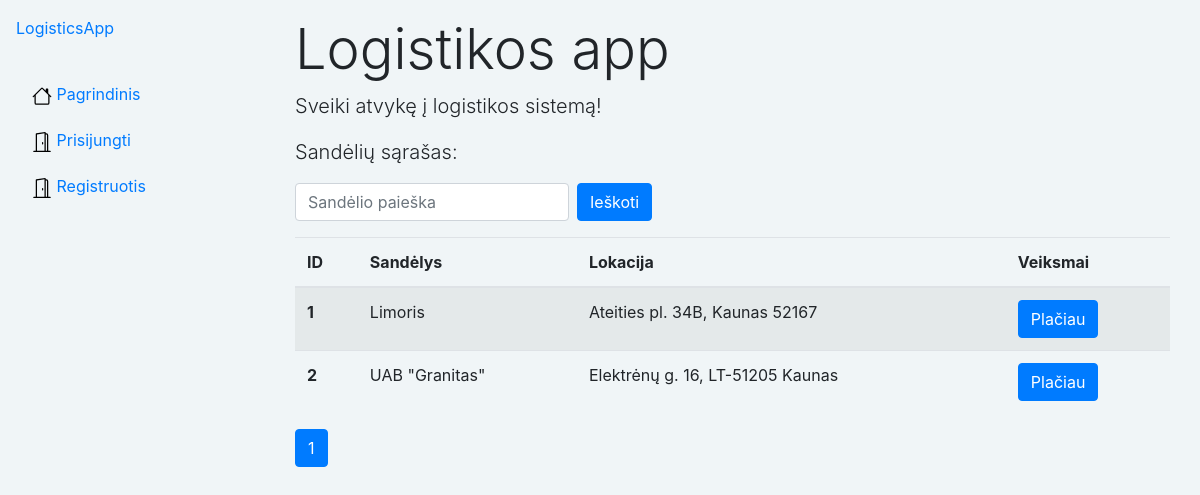
Page /logistics/warehouses/ on the earlier database version.
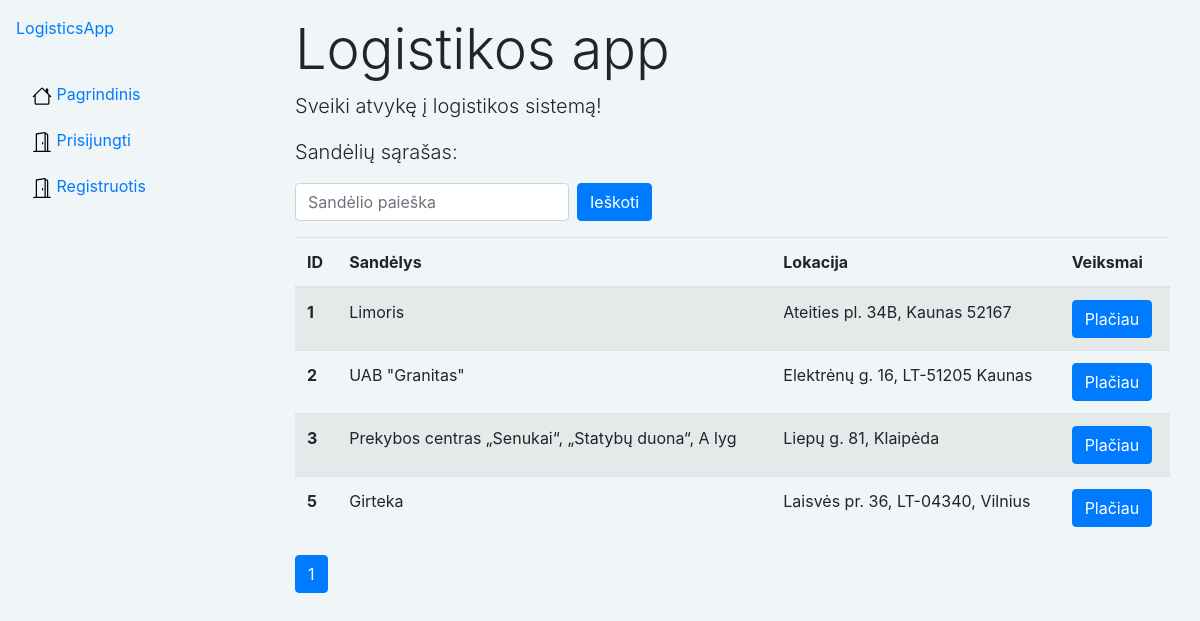
Same page on the later database version.
### logistics/models.py (models this page shows, shortened)
class Warehouse(models.Model):
    name = models.CharField('Sandelys', max_length=50, help_text='Įveskite sandėlio pavadinimą')
    location = models.CharField('Lokacija', max_length=100, help_text='Įveskite sandėlio lokaciją')

### logistics/views.py (the view)
# urls.py: path('warehouses/', views.warehouses, name='warehouses'),
def warehouses(request):
    all_warehouses = Warehouse.objects.all()
    query = request.GET.get('q')
    if query:
        search_warehouses = Warehouse.objects.filter(
            Q(name__icontains=query) |
            Q(location__icontains=query)
        )
        all_warehouses = search_warehouses
    page = request.GET.get('page', 1)
    paginator = Paginator(all_warehouses, 5)
    try:
        all_warehouses = paginator.page(page)
    except PageNotAnInteger:
        all_warehouses = paginator.page(1)
    except EmptyPage:
        all_warehouses = paginator.page(paginator.num_pages)
    context = {
        'all_warehouses': all_warehouses
    }
    return render(request, 'warehouses/warehouses.html', context=context)

### logistics/templatetags/custom_pagination.py (called while the page is built)
@register.inclusion_tag('pagination_template.html')
def show_pagination_links(queryset, parameter_name='page'):
    return {'current_list': queryset, 'parameter_name': parameter_name}

### templates/warehouses/warehouses.html (shortened to what this page needs)
{% extends "base.html" %}
{% load custom_pagination %}
{% block content %}
<div class="container mt-3">
    <h1 class="display-4">Logistikos app</h1>
    <p class="lead">Sveiki atvykę į logistikos sistemą!</p>
    <p class="lead">Sandėlių sąrašas:</p>
    <div class="d-flex justify-content-between">
        <form method="get" class="form-inline my-2 my-lg-0">
            <input class="form-control mr-sm-2" type="search" placeholder="Sandėlio paieška" aria-label="Search"
                   name="q"
                   value="{{ request.GET.q }}">
            <button class="btn btn-primary my-2 my-sm-0" type="submit">Ieškoti</button>
        </form>
    </div>
    <div class="mt-3">
        {% if all_warehouses %}
        <table class="table table-striped">
            <thead>
            <tr>
                <th scope="col">ID</th>
                <th scope="col">Sandėlys</th>
                <th scope="col">Lokacija</th>
                <th scope="col">Veiksmai</th>
            </tr>
            </thead>
            <tbody>
            {% for warehouse in all_warehouses %}
            <tr>
                <th scope="row">{{ warehouse.id }}</th>
                <td>{{ warehouse.name }}</td>
                <td>{{ warehouse.location }}</td>
                <td>
                    <a href="{{ warehouse.pk }}" class="btn btn-primary">Plačiau</a>
                </td>
            </tr>
            {% endfor %}
            </tbody>
        </table>
        {% show_pagination_links all_warehouses %}
        {% else %}
        <p>Nerasta jokių rezultatų pagal paiešką.</p>
        {% endif %}
    </div>
</div>
{% endblock %}

Differences in the rows shown:
added Warehouse: id "3", name "Prekybos centras „Senukai“, „Statybų duona“, A lyg", location "Liepų g. 81, Klaipėda"
added Warehouse: id "5", name "Girteka", location "Laisvės pr. 36, LT-04340, Vilnius"
